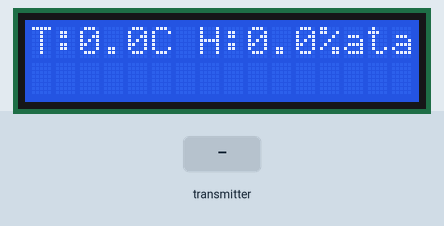
Recording of a sketch running on a simulated ESP32. On the bench: 16×2 character LCD. The test bench sets the inputs (shaded band).

Above: at 1.3 s.
1.4 s: the transmitter starts sending temperature = 25
At 2.7 s:
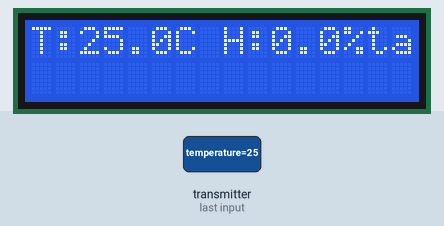
4.4 s: the transmitter starts sending accX = 25
At 5.1 s:
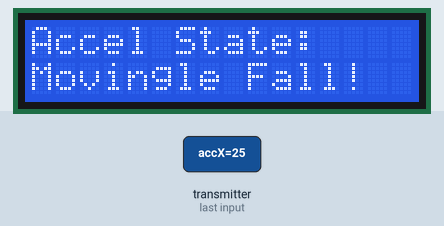
7.4 s: the transmitter starts sending gasDigital = 1024
At 10.1 s:
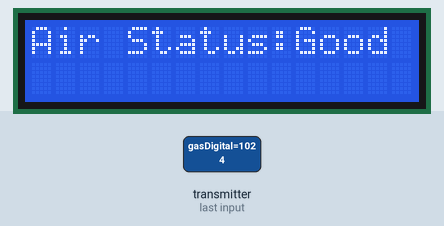
10.4 s: the transmitter starts sending gasAnalog = 1024
At 11.7 s:
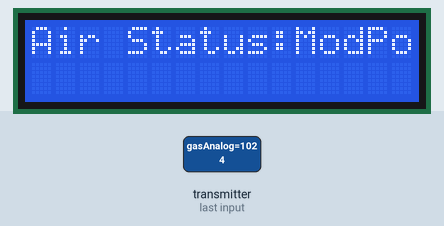
19.4 s: the transmitter starts sending humidity = 25
At 21.7 s:
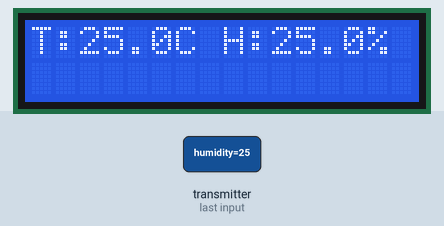
22.4 s: the transmitter starts sending temperature = 0
At 23.3 s:
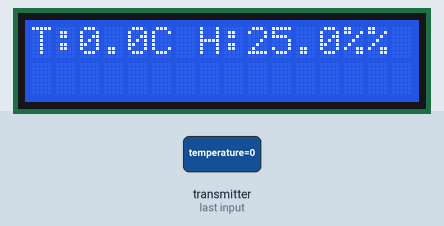
Timing chart, 0 to 25.4 s (numbered marks = the images above; inputs shaded):
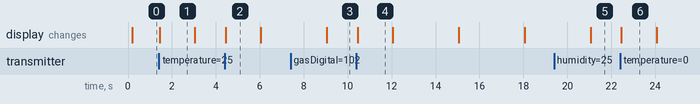

Measured:
- after the input at 1.4 s, the display: changes after 0.05 s (image 1)
- after the input at 4.4 s, the display: changes after 0.06 s (image 2)
- after the input at 7.4 s, the display: changes after 1.6 s (image 3)
- after the input at 10.4 s, the display: changes after 0.05 s (image 4)
- after the input at 19.4 s, the display: changes after 1.7 s (image 5)
- after the input at 22.4 s, the display: changes after 0.05 s (image 6)
- what the display in image 1 shows lasts 1.5 s, from 1.5 s to 3.0 s

The sketch:

receive.ino
```cpp
//T2
//Receive

#include <Wire.h>
#include <esp_now.h>
#include <WiFi.h>
#include <LiquidCrystal_I2C.h>

// Define I2C pins for LCD
#define I2C_SDA 4
#define I2C_SCL 16

// Initialize LCD with I2C address 0x27, 16 columns and 2 rows
LiquidCrystal_I2C lcd(0x27, 16, 2);

// Define structure for received sensor data
typedef struct struct_message {
  float temperature, humidity;
  float accX, accY, accZ;
  int flameDigital, flameAnalog;
  int gasDigital, gasAnalog;
  long irValue;
  float bpm;
  float spo2;
} struct_message;

// Global variable to hold the latest received data
struct_message incomingData;

// Timing control for page switching
unsigned long lastSwitch = 0;
int displayPage = 0;

// ESP-NOW callback when data is received
void OnDataRecv(const esp_now_recv_info_t *info, const uint8_t *data, int len) {
  if (len == sizeof(incomingData)) {
    memcpy(&incomingData, data, sizeof(incomingData));
  }
}

void setup() {
  // Set Wi-Fi mode to station (STA) and disconnect from any network
  WiFi.mode(WIFI_STA);
  WiFi.disconnect();
  delay(100);

  // Initialize I2C and LCD
  Wire.begin(I2C_SDA, I2C_SCL);
  lcd.init();
  lcd.backlight();
  lcd.print("Waiting for data...");

  // Initialize ESP-NOW
  if (esp_now_init() != ESP_OK) {
    return;
  }
  // Register receive callback
  esp_now_register_recv_cb(OnDataRecv);
}

void loop() {
  // Switch display page every 3 seconds
  if (millis() - lastSwitch > 3000) {
    displayPage = (displayPage + 1) % 7;
    lastSwitch = millis();
    lcd.clear();
  }

  switch (displayPage) {
    case 0:
      // Display temperature and humidity
      lcd.setCursor(0, 0);
      lcd.print("T:");
      lcd.print(incomingData.temperature, 1);
      lcd.print("C H:");
      lcd.print(incomingData.humidity, 1);
      lcd.print("%");
      break;

    case 1: {
        // Display motion status based on acceleration
        lcd.setCursor(0, 0);
        lcd.print("Accel State:");
        lcd.setCursor(0, 1);
        float magnitude = sqrt(incomingData.accX * incomingData.accX +
                              incomingData.accY * incomingData.accY +
                              incomingData.accZ * incomingData.accZ);
        if (magnitude < 2.0) {
          lcd.print("Possible Fall!");
        } else if (magnitude > 12.0) {
          lcd.print("Moving");
        } else {
          lcd.print("Still");
        }
        break;
      }

    case 2:
      // Display fire detection result
      lcd.setCursor(0, 0);
      if (incomingData.flameDigital == 0 || incomingData.flameAnalog < 2000) {
        lcd.print("Fire Detected!");
      } else {
        lcd.print("No Fire");
      }
      break;

    case 3:
      // Display air quality status based on gas sensor
      lcd.setCursor(0, 0);
      if (incomingData.gasDigital == 0) {
        lcd.print("Gas Alert!");
      } else {
        lcd.print("Air Status:");
        int gasLevel = incomingData.gasAnalog;
        if (gasLevel <= 800) {
          lcd.print("Good ");
        } else if (gasLevel <= 900) {
          lcd.print("Fair ");
        } else if (gasLevel <= 1000) {
          lcd.print("LightPol"); // Light Pollution
        } else if (gasLevel <= 1100 ) {
          lcd.print("ModPol");   // Moderate Pollution
        } else if (gasLevel <= 1200 ) {
          lcd.print("HeaPol");   // Heavy Pollution
        } else{
          lcd.print("SevPol");   // Severe Pollution
        }
      }
      break;

    case 4:
      // Display heart rate if valid
      lcd.setCursor(0, 0);
      lcd.print("HR: ");
      if (incomingData.irValue >= 5000 && incomingData.irValue <= 250000 && incomingData.bpm > 30 && incomingData.bpm < 220) {
        lcd.print(incomingData.bpm, 1);
        lcd.print(" BPM");
      } else {
        lcd.print("No Data");
      }
      break;

    case 5:
      // Display blood oxygen level if valid
      lcd.setCursor(0, 0);
      lcd.print("SPO2: ");
      if (incomingData.spo2 > 50 && incomingData.spo2 <= 100) {
        lcd.print(incomingData.spo2, 1);
        lcd.print(" %");
      } else {
        lcd.print("No Data");
      }
      break;
  }
}
```
